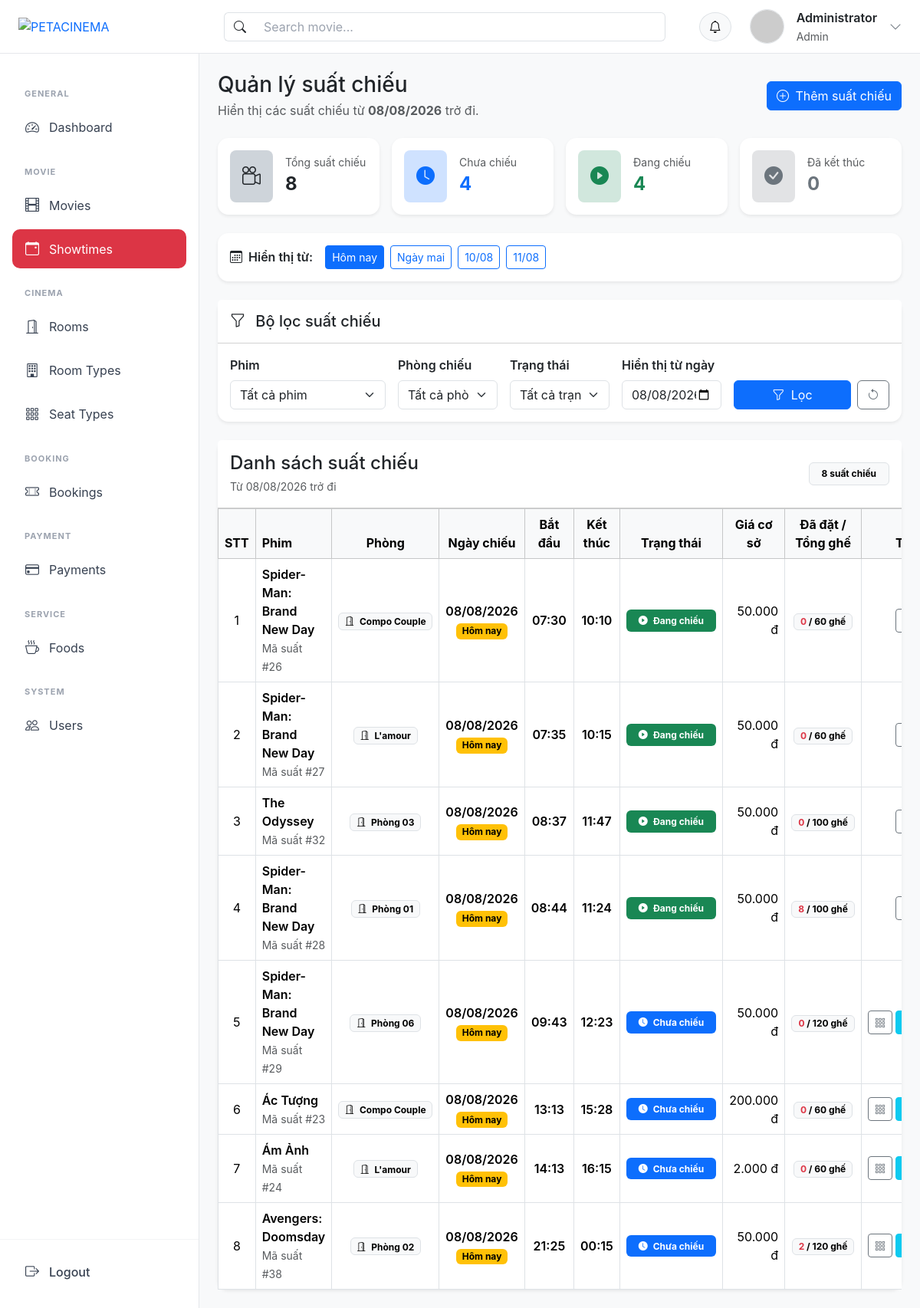
/?action=showtimes (signed in), run on the app's committed database.
### tables this page shows
CREATE TABLE `showtimes` (
  `id` int NOT NULL,
  `movie_id` int NOT NULL,
  `room_id` int NOT NULL,
  `start_time` datetime NOT NULL,
  `end_time` datetime NOT NULL,
  `base_price` decimal(10,2) NOT NULL
);

CREATE TABLE `movies` (
  `id` int NOT NULL,
  `title` varchar(255) NOT NULL,
  `genres` varchar(255) DEFAULT NULL,
  `duration` int NOT NULL,
  `description` text,
  `trailer` varchar(255) DEFAULT NULL,
  `poster` varchar(255) DEFAULT NULL,
  `release_date` date DEFAULT NULL,
  `language` varchar(100) DEFAULT NULL,
  `director` varchar(255) DEFAULT NULL,
  `actors` text,
  `age_rating` varchar(20) DEFAULT NULL,
  `status` enum('coming_soon','now_showing','ended') DEFAULT 'coming_soon'
);

CREATE TABLE `rooms` (
  `id` int NOT NULL,
  `room_type_id` int NOT NULL,
  `name` varchar(100) NOT NULL,
  `total_seats` int NOT NULL
);

### views/admin/showtime/list.php (the view, shortened to what the rows shown need)
<?php
$today = date('Y-m-d');
$date = !empty($_GET['date'])
    ? $_GET['date']
    : $today;
if (!function_exists('e')) {
    function e($value): string
    {
        return htmlspecialchars(
            (string)$value,
            ENT_QUOTES,
            'UTF-8'
        );
    }
}
if (!function_exists('getShowtimeStatus')) {
    function getShowtimeStatus(
        string $startTime,
        string $endTime
    ): array {
        $now = time();
        $startTimestamp = strtotime($startTime);
        $endTimestamp   = strtotime($endTime);
        if ($now < $startTimestamp) {
            return [
                'value' => 'upcoming',
                'label' => 'Chưa chiếu',
                'class' => 'text-bg-primary',
                'icon'  => 'bi-clock-fill',
            ];
        }
        if ($now >= $startTimestamp && $now <= $endTimestamp) {
            return [
                'value' => 'showing',
                'label' => 'Đang chiếu',
                'class' => 'text-bg-success',
                'icon'  => 'bi-play-circle-fill',
            ];
        }
        return [
            'value' => 'ended',
            'label' => 'Đã kết thúc',
            'class' => 'text-bg-secondary',
            'icon'  => 'bi-check-circle-fill',
        ];
    }
}
$displayShowtimes = $showtimes ?? [];
$displayShowtimes = array_values(array_filter(
    $displayShowtimes,
    function ($showtime) use ($date) {
        if (empty($showtime['start_time'])) {
            return false;
        }
        $showtimeDate = date(
            'Y-m-d',
            strtotime($showtime['start_time'])
        );
        return $showtimeDate >= $date;
    }
));
usort(
    $displayShowtimes,
    function ($first, $second) {
        return strtotime($first['start_time'])
            <=> strtotime($second['start_time']);
    }
);
?>
<div class="card border-0 shadow-sm">
    <div class="card-body p-0">
        <div class="table-responsive">
            <table class="table table-bordered table-hover align-middle mb-0">
                <thead class="table-light">
                    <tr class="text-center">
                        <th width="65">STT</th>
                        <th class="text-start">
                            Phim
                        </th>
                        <th>
                            Phòng
                        </th>
                        <th>
                            Ngày chiếu
                        </th>
                        <th>
                            Bắt đầu
                        </th>
                        <th>
                            Kết thúc
                        </th>
                        <th>
                            Trạng thái
                        </th>
                        <th>
                            Giá cơ sở
                        </th>
                        <th>
                            Đã đặt / Tổng ghế
                        </th>
                        <th width="250">
                            Thao tác
                        </th>
                    </tr>
                </thead>
                <tbody>
                    <?php if (!empty($displayShowtimes)): ?>
                        <?php foreach ($displayShowtimes as $index => $showtime): ?>
                            <?php
                            $showtimeStatus = getShowtimeStatus(
                                $showtime['start_time'],
                                $showtime['end_time']
                            );
                            $bookedSeats = (int)(
                                $showtime['booked_seats'] ?? 0
                            );
                            $totalSeats = (int)(
                                $showtime['total_seats'] ?? 0
                            );
                            $rowClass = $showtimeStatus['value'] === 'ended'
                                ? 'table-light'
                                : '';
                            $isToday = date(
                                'Y-m-d',
                                strtotime($showtime['start_time'])
                            ) === $today;
                            ?>
                            <tr class="<?= $rowClass ?>">
                                <td class="text-center">
                                    <?= $index + 1 ?>
                                </td>
                                <td>
                                    <div class="fw-semibold">
                                        <?= e($showtime['movie_title']) ?>
                                    </div>
                                    <small class="text-muted">
                                        Mã suất #<?= (int)$showtime['id'] ?>
                                    </small>
                                </td>
                                <td class="text-center">
                                    <span class="badge text-bg-light border">
                                        <i class="bi bi-door-open me-1"></i>
                                        <?= e($showtime['room_name']) ?>
                                    </span>
                                </td>
                                <td class="text-center">
                                    <div class="fw-semibold">
                                        <?= date(
                                            'd/m/Y',
                                            strtotime($showtime['start_time'])
                                        ) ?>
                                    </div>
                                    <?php if ($isToday): ?>
                                        <span class="badge text-bg-warning mt-1">
                                            Hôm nay
                                        </span>
                                    <?php endif; ?>
                                </td>
                                <td class="text-center fw-semibold">
                                    <?= date(
                                        'H:i',
                                        strtotime($showtime['start_time'])
                                    ) ?>
                                </td>
                                <td class="text-center fw-semibold">
                                    <?= date(
                                        'H:i',
                                        strtotime($showtime['end_time'])
                                    ) ?>
                                </td>
                                <td class="text-center">
                                    <span
                                        class="badge <?= $showtimeStatus['class'] ?> px-3 py-2">
                                        <i class="bi <?= $showtimeStatus['icon'] ?> me-1"></i>
                                        <?= $showtimeStatus['label'] ?>
                                    </span>
                                </td>
                                <td class="text-end">
                                    <?= number_format(
                                        (float)$showtime['base_price'],
                                        0,
                                        ',',
                                        '.'
                                    ) ?>
                                    đ
                                </td>
                                <td class="text-center fw-semibold">
                                    <span class="badge text-bg-light border px-2 py-1">
                                        <span class="text-danger fw-bold">
                                            <?= $bookedSeats ?>
                                        </span>
                                        /
                                        <?= $totalSeats ?>
                                        ghế
                                    </span>
                                </td>
                                <td class="text-center">
                                    <div class="d-flex justify-content-center gap-1">
                                        <a
                                            href="<?= BASE_URL ?>?action=showtimeSeats&id=<?= (int)$showtime['id'] ?>"
                                            class="btn btn-outline-secondary btn-sm"
                                            title="Xem sơ đồ ghế">
                                            <i class="bi bi-grid-3x3-gap"></i>
                                        </a>
                                        <a
                                            href="<?= BASE_URL ?>?action=showtime_show&id=<?= (int)$showtime['id'] ?>"
                                            class="btn btn-info btn-sm"
                                            title="Xem chi tiết">
                                        </a>
                                    </div>
                                </td>
                            </tr>
                        <?php endforeach; ?>
                    <?php endif; ?>
                </tbody>
            </table>
        </div>
    </div>
</div>

### data on the page
showtimes: movie.title "Spider-Man: Brand New Day", id "26", room.name "Compo Couple", start_time "08/08/2026", shows "Hôm nay", start_time "07:30", end_time "10:10", start_time+end_time "Đang chiếu", base_price "50.000", bookedSeats "0", room.total_seats "60"
showtimes: movie.title "Spider-Man: Brand New Day", id "27", room.name "L'amour", start_time "08/08/2026", shows "Hôm nay", start_time "07:35", end_time "10:15", start_time+end_time "Đang chiếu", base_price "50.000", bookedSeats "0", room.total_seats "60"
showtimes: movie.title "The Odyssey", id "32", room.name "Phòng 03", start_time "08/08/2026", shows "Hôm nay", start_time "08:37", end_time "11:47", start_time+end_time "Đang chiếu", base_price "50.000", bookedSeats "0", room.total_seats "100"
showtimes: movie.title "Spider-Man: Brand New Day", id "28", room.name "Phòng 01", start_time "08/08/2026", shows "Hôm nay", start_time "08:44", end_time "11:24", start_time+end_time "Đang chiếu", base_price "50.000", bookedSeats "8", room.total_seats "100"
showtimes: movie.title "Spider-Man: Brand New Day", id "29", room.name "Phòng 06", start_time "08/08/2026", shows "Hôm nay", start_time "09:43", end_time "12:23", start_time+end_time "Chưa chiếu", base_price "50.000", bookedSeats "0", room.total_seats "120"
showtimes: movie.title "Ác Tượng", id "23", room.name "Compo Couple", start_time "08/08/2026", shows "Hôm nay", start_time "13:13", end_time "15:28", start_time+end_time "Chưa chiếu", base_price "200.000", bookedSeats "0", room.total_seats "60"
showtimes: movie.title "Ám Ảnh", id "24", room.name "L'amour", start_time "08/08/2026", shows "Hôm nay", start_time "14:13", end_time "16:15", start_time+end_time "Chưa chiếu", base_price "2.000", bookedSeats "0", room.total_seats "60"
showtimes: movie.title "Avengers: Doomsday", id "38", room.name "Phòng 02", start_time "08/08/2026", shows "Hôm nay", start_time "21:25", end_time "00:15", start_time+end_time "Chưa chiếu", base_price "50.000", bookedSeats "2", room.total_seats "120"

### other printed values
$user['fullname'] "Administrator"
$user['role'] "Admin"
date('d/m/Y', strtotime($date)) "08/08/2026"
$totalShowtimes "8"
$upcomingShowtimes "4"
$showingShowtimes "4"
$endedShowtimes "0"
date('d/m', strtotime($nextTwoDays)) "10/08"
date('d/m', strtotime($nextThreeDays)) "11/08"
count($displayShowtimes) "8"
